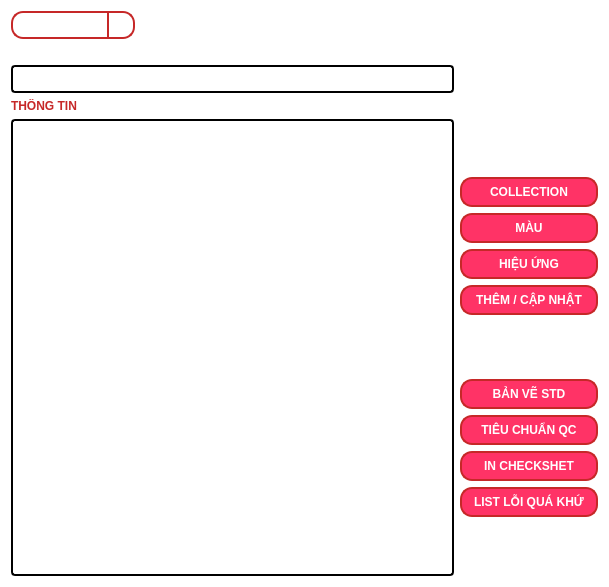
<?xml version="1.0" encoding="UTF-8"?>
<ui version="4.0">
 <class>Form</class>
 <widget class="QWidget" name="Form">
  <property name="geometry">
   <rect>
    <x>0</x>
    <y>0</y>
    <width>609</width>
    <height>587</height>
   </rect>
  </property>
  <property name="windowTitle">
   <string>Form</string>
  </property>
  <property name="styleSheet">
   <string notr="true">    QWidget {
                background: white;
            }
            QLabel {
                color: #C62828;
                font-weight: bold;
            }
            QLineEdit, QTextEdit {
                border: 1.5px solid black;
                border-radius: 4px;
                background: #fff;
                padding: 4px;
            }
            QPushButton {
                background-color: #FF3366; /* Default color */
                color: white;
                border: 1.5px solid #C62828;
                border-radius: 12px;
                padding: 6px 12px;
                font-weight: bold;
            }
            QPushButton:checked {
                background-color: #C62828; /* Checked color */
            }
            QPushButton:hover {
                background-color: #b71c1c;
            }</string>
  </property>
  <layout class="QGridLayout" name="gridLayout_2">
   <item row="0" column="0">
    <widget class="QComboBox" name="LanguageBox">
     <property name="sizePolicy">
      <sizepolicy hsizetype="Fixed" vsizetype="Fixed">
       <horstretch>0</horstretch>
       <verstretch>0</verstretch>
      </sizepolicy>
     </property>
     <property name="styleSheet">
      <string notr="true">            QComboBox {
                border: 1.5px solid #C62828;
                border-radius: 12px;
                padding: 4px 24px 4px 8px;
                min-width: 60px;
                font-weight: bold;
                background: #fff;
            }
            QComboBox::drop-down {
                border-left: 1.5px solid #C62828;
                width: 24px;
            }
            QComboBox::down-arrow {
                image: url(:/images/down-arrow.png);
                width: 18px;
                height: 18px;
            }
            QComboBox QAbstractItemView {
                border: 1px solid #C62828;
                selection-background-color: #fbe9e7;
            }</string>
     </property>
    </widget>
   </item>
   <item row="1" column="0">
    <widget class="QLabel" name="label">
     <property name="layoutDirection">
      <enum>Qt::LeftToRight</enum>
     </property>
     <property name="text">
      <string/>
     </property>
     <property name="pixmap">
      <pixmap resource="resources.qrc">:/images/tlclogo3.jpg</pixmap>
     </property>
     <property name="alignment">
      <set>Qt::AlignCenter</set>
     </property>
    </widget>
   </item>
   <item row="2" column="0">
    <layout class="QGridLayout" name="gridLayout">
     <item row="0" column="0">
      <widget class="QLineEdit" name="lineEdit"/>
     </item>
     <item row="1" column="0">
      <widget class="QLabel" name="label_2">
       <property name="text">
        <string>THÔNG TIN</string>
       </property>
      </widget>
     </item>
     <item row="2" column="0">
      <widget class="QTextEdit" name="textEdit"/>
     </item>
     <item row="2" column="1">
      <layout class="QVBoxLayout" name="verticalLayout_3">
       <item>
        <layout class="QVBoxLayout" name="verticalLayout_2">
         <item>
          <widget class="QPushButton" name="collectionButton">
           <property name="text">
            <string>COLLECTION</string>
           </property>
          </widget>
         </item>
         <item>
          <widget class="QPushButton" name="pushButton">
           <property name="text">
            <string>MÀU</string>
           </property>
          </widget>
         </item>
         <item>
          <widget class="QPushButton" name="HieuUngButton">
           <property name="text">
            <string>HIỆU ỨNG</string>
           </property>
          </widget>
         </item>
         <item>
          <widget class="QPushButton" name="ThemButton">
           <property name="text">
            <string>THÊM / CẬP NHẬT</string>
           </property>
          </widget>
         </item>
        </layout>
       </item>
       <item>
        <layout class="QVBoxLayout" name="verticalLayout">
         <item>
          <widget class="QPushButton" name="BVSTDButton">
           <property name="text">
            <string>BẢN VẼ STD</string>
           </property>
          </widget>
         </item>
         <item>
          <widget class="QPushButton" name="TCQCButton">
           <property name="text">
            <string>TIÊU CHUẨN QC</string>
           </property>
          </widget>
         </item>
         <item>
          <widget class="QPushButton" name="ImportExcelButton">
           <property name="text">
            <string>IN CHECKSHET</string>
           </property>
          </widget>
         </item>
         <item>
          <widget class="QPushButton" name="defectlistbutton">
           <property name="text">
            <string>LIST LỖI QUÁ KHỨ</string>
           </property>
          </widget>
         </item>
        </layout>
       </item>
      </layout>
     </item>
    </layout>
   </item>
  </layout>
 </widget>
 <resources>
  <include location="resources.qrc"/>
 </resources>
 <connections/>
</ui>
